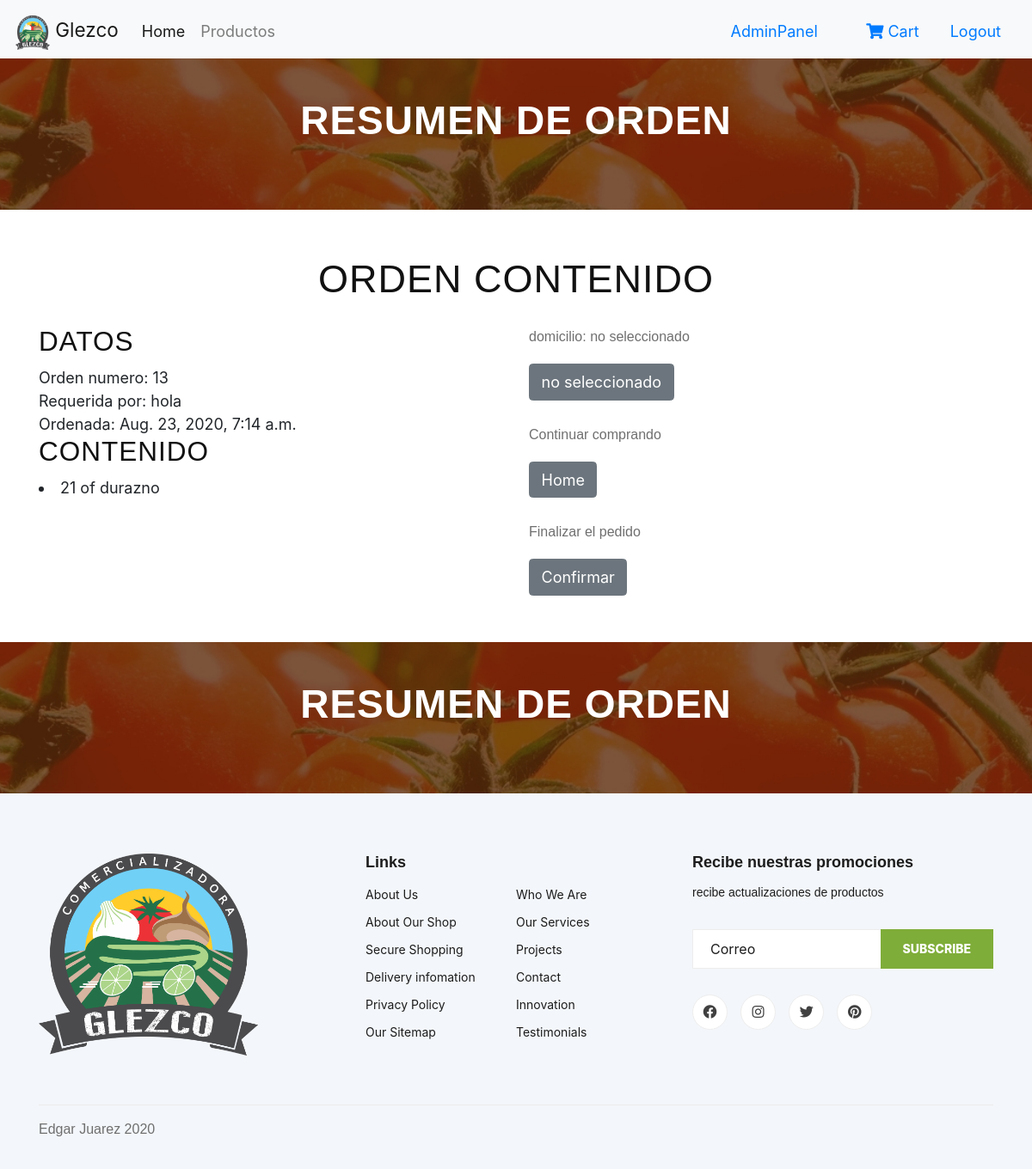
Before: /checkout/ (signed in) with the older database file.
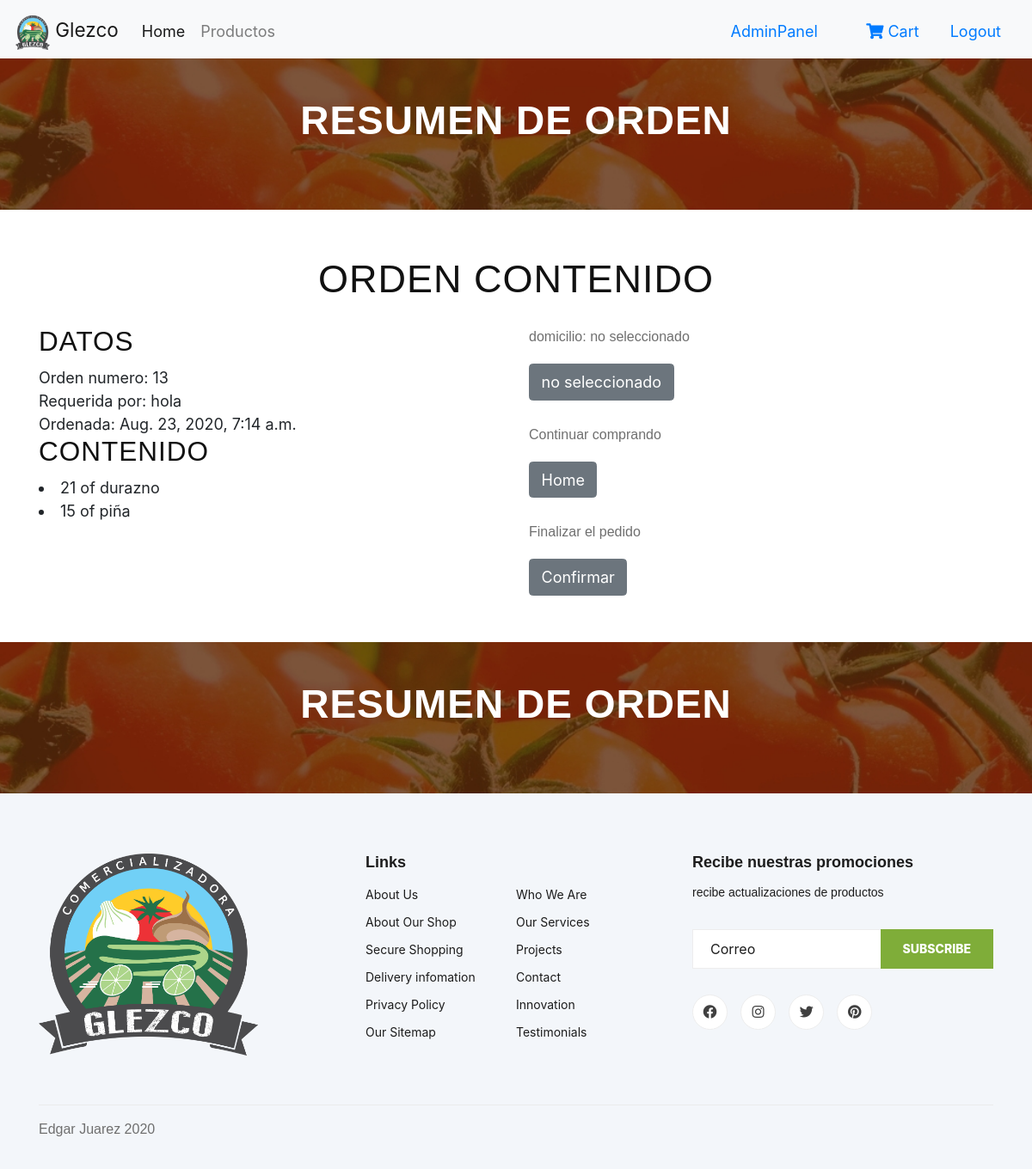
After: the same page with the newer database file.
### core/models.py (models this page shows, shortened)
class OrderItem(models.Model):
    user = models.ForeignKey(settings.AUTH_USER_MODEL, on_delete=models.CASCADE)
    ordered = models.BooleanField(default=False)
    item = models.ForeignKey(productos, on_delete=models.CASCADE)
    quantity = models.IntegerField(default=1)
    def __str__(self):
        return f"{self.quantity} of {self.item.titulo}"

class productos(models.Model):
    titulo = models.CharField(max_length=100)
    descripcion = models.TextField(blank=True)
    price = models.FloatField(default=1) #quitar
    image = models.ImageField(upload_to='media/core/images/')
    slug = models.SlugField(null=False, unique=True)
    disponible = models.BooleanField(default=True)

### core/views.py (the view, shortened to what this page needs)
# urls.py: path('checkout/', views.checkout.as_view(), name='checkout'),
class checkout(View):
    template_name='core/checkout.html'
    def get(self, request):
        order_qs = Order.objects.filter(user=self.request.user, ordered=False)
        if order_qs.exists():
            order = order_qs[0]
            cosa = ''
            if order.shipping_address.all():
                cosa = 'seleccionado'
            else:
                cosa = 'no seleccionado'
            context = {
                'cosa':cosa, 'object': order
            }
            return render(request, self.template_name, context)
        else:
            return redirect("/")

### core/templates/core/checkout.html (shortened to what this page needs)
{% extends "core/base.html" %}
{% load static %}
{% block content %}
<section class="breadcrumb-section set-bg mb-5" data-setbg="{% static 'core/img/breadcrumb.jpg' %}">
    <div class="container">
        <div class="row">
            <div class="col-lg-12 text-center">
                <div class="breadcrumb__text">
                    <h2>Resumen de orden</h2>
                    <div class="breadcrumb__option">
                    </div>
                </div>
            </div>
        </div>
    </div>
</section>
<section>
    <div class="container">
        <div class=" row justify-content-md-center pb-3">
            <h1 >Orden Contenido</h1>
        </div>
        <div class="row">
            <div class="col">
                <h3>Datos</h3>
                Orden numero: {{object.id}} <br>
                Requerida por: {{object.user}} <br>
                Ordenada: {{object.start_date}}
                <h3>Contenido</h3>
                {% for taco in object.items.all%}
                    <li>
                        {{taco}}
                    </li>
                {%endfor%}
            </div>
            <div class="col">
                <p>domicilio: {{cosa}}</p>
                <a href="{% url 'confirmacion-de-pedido' %}"><button class="btn btn-secondary" type="submit">{{cosa}}</button></a> <br>
                <br>
                <p>Continuar comprando</p>
                <a href="{% url "home" %}"><button class="btn btn-secondary" type="submit">Home</button></a> <br>
                <br>
                <form method="post" action="{% url 'confirmacion-de-pedido' %}">
                    <p>Finalizar el pedido</p>
                    <button class="btn btn-secondary" type="submit">Confirmar</button>
                </form>
            </div>
        </div>
    </div>
</section>
<section class="breadcrumb-section set-bg mt-5" data-setbg="{% static 'core/img/breadcrumb.jpg' %}">
    <div class="container">
        <div class="row">
            <div class="col-lg-12 text-center">
                <div class="breadcrumb__text">
                    <h2>Resumen de orden</h2>
                    <div class="breadcrumb__option">
                    </div>
                </div>
            </div>
        </div>
    </div>
</section>
{% endblock content %}

Changed rows visible on the page:
added OrderItem: quantity+item "15 of piña"
